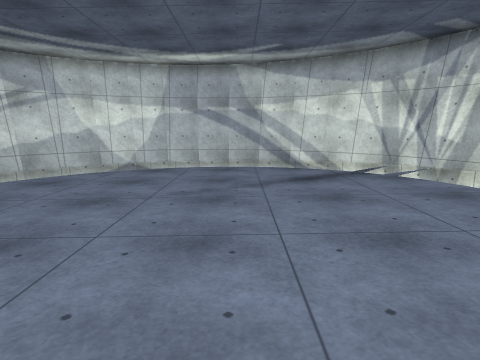
view 1 (above)

12 first-person views from a walk through a 3-D level made in the Unity game engine. The camera is 1.4 m above the floor, tilts 10° down and sees 75° across. The floor is counted in squares, 1.07 m on a side. Each view is taken from the middle of a square. On the plan, view 1 faces up. The plan holds only what a view shows up to about 14 squares ahead; the rest is blank. The place goes on beyond the plan. The player character is not drawn. Surface patterns are stand-ins for the level's own textures.

view 2
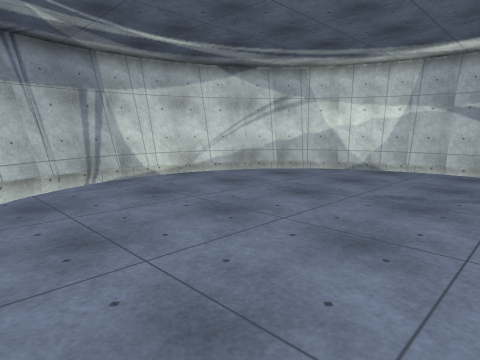

view 3
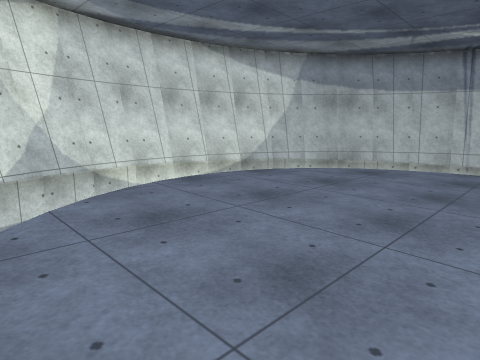

view 4
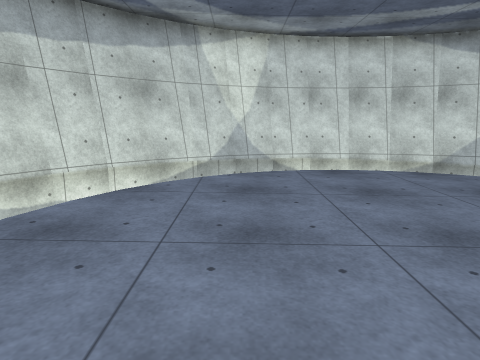

view 5
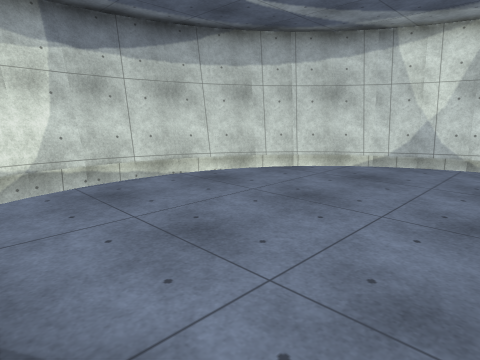

view 6
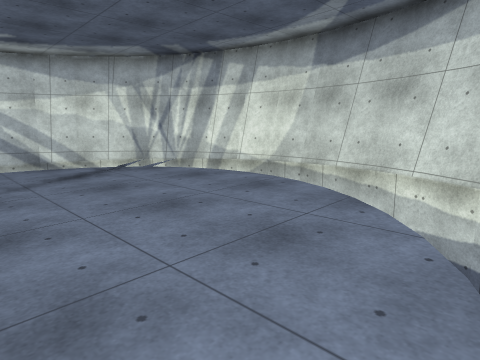

view 7
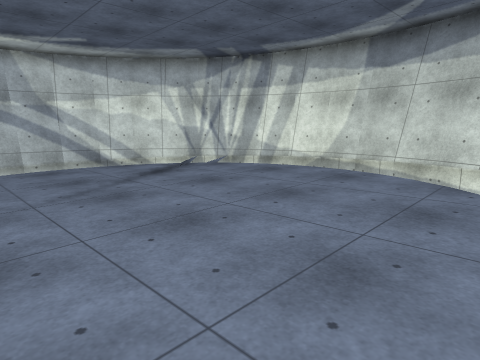

view 8
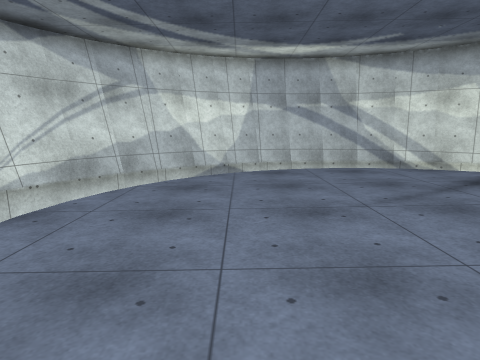

view 9
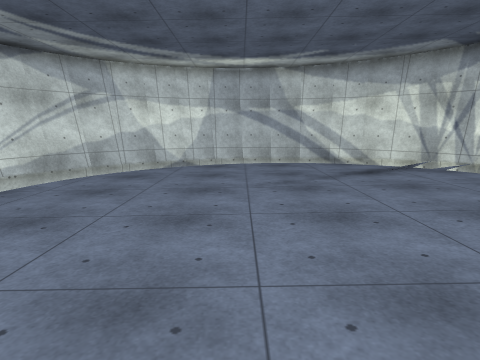

view 10
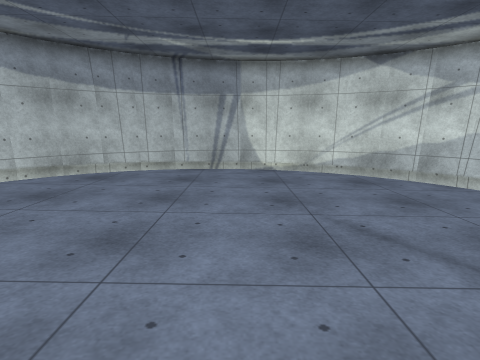

view 11
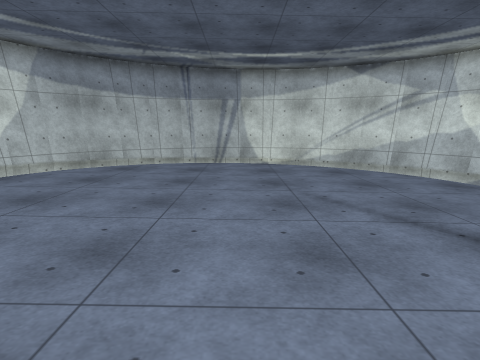

view 12
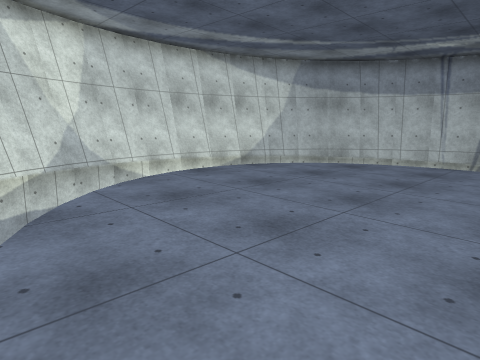

### Floor plan
Key: @ floor where view 1 was taken; # wall or solid block; . main floor; - floor 0.25 m lower than the main floor; v drop or lower ground.
Columns run from 10 left of view 1 to 8 right of it. Each row starts with its distance up from view 1.
 14     v###vv###v
 13    v#v       v#v
 12   ##          v#v
 11  vv   v----vv  v#v
 10 v#  v--------vvvv#
  9 #v  ---------.vv #v
  8 #  v--------...v v#
  7 v  --------....v  #
  6 v v-------......  #
  5 v v------.......  #
  4 v v-----........  #
  3 #  ----........v  #
  2 #  v--.........v v#
  1 #v  -.........v  ##
  0 ##   .....@..v  v#
 -1  ##   v....vv  v##
 -2   ##          v##
 -3    ##vv     v###
 -4     ##########

Positions as (right, up) in squares from view 1, and headings:
1: (0, 0), facing up
2: (1, 0), facing up-left
3: (4, 5), facing down-left
4: (2, 7), facing down
5: (-1, 8), facing down-right
6: (-1, -1), facing up-right
7: (-3, 0), facing up-right
8: (-4, 1), facing up
9: (-2, -1), facing up
10: (3, 5), facing left
11: (5, 5), facing left
12: (5, 6), facing down-left
